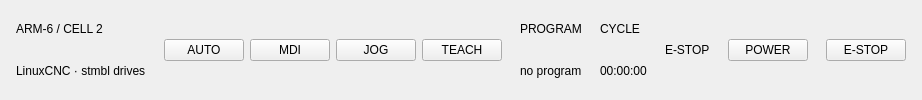
          <widget class="QFrame" name="header">
            <property name="role" stdset="0"><string>panel</string></property>
            <layout class="QHBoxLayout" name="layout_header">
              <property name="spacing"><number>18</number></property>
              <property name="leftMargin"><number>16</number></property>
              <property name="topMargin"><number>10</number></property>
              <property name="rightMargin"><number>16</number></property>
              <property name="bottomMargin"><number>10</number></property>
              <item>
                <layout class="QVBoxLayout" name="layout_title">
                  <property name="spacing"><number>4</number></property>
                  <property name="leftMargin"><number>0</number></property>
                  <property name="topMargin"><number>0</number></property>
                  <property name="rightMargin"><number>0</number></property>
                  <property name="bottomMargin"><number>0</number></property>
                  <item>
                    <widget class="QLabel" name="lbl_title">
                      <property name="text"><string>ARM-6 / CELL 2</string></property>
                      <property name="role" stdset="0"><string>title</string></property>
                    </widget>
                  </item>
                  <item>
                    <widget class="QLabel" name="lbl_subtitle">
                      <property name="text"><string>LinuxCNC · stmbl drives</string></property>
                      <property name="role" stdset="0"><string>caption</string></property>
                    </widget>
                  </item>
                </layout>
              </item>
              <item>
                <widget class="QWidget" name="w_1">
                  <layout class="QHBoxLayout" name="layout_modes">
                    <property name="spacing"><number>6</number></property>
                    <property name="leftMargin"><number>0</number></property>
                    <property name="topMargin"><number>0</number></property>
                    <property name="rightMargin"><number>0</number></property>
                    <property name="bottomMargin"><number>0</number></property>
                    <item>
                      <widget class="QPushButton" name="btn_mode_auto">
                        <property name="text"><string>AUTO</string></property>
                        <property name="checkable"><bool>true</bool></property>
                        <property name="role" stdset="0"><string>mode</string></property>
                      </widget>
                    </item>
                    <item>
                      <widget class="QPushButton" name="btn_mode_mdi">
                        <property name="text"><string>MDI</string></property>
                        <property name="checkable"><bool>true</bool></property>
                        <property name="role" stdset="0"><string>mode</string></property>
                      </widget>
                    </item>
                    <item>
                      <widget class="QPushButton" name="btn_mode_jog">
                        <property name="text"><string>JOG</string></property>
                        <property name="checkable"><bool>true</bool></property>
                        <property name="role" stdset="0"><string>mode</string></property>
                      </widget>
                    </item>
                    <item>
                      <widget class="QPushButton" name="btn_mode_teach">
                        <property name="text"><string>TEACH</string></property>
                        <property name="checkable"><bool>true</bool></property>
                        <property name="role" stdset="0"><string>mode</string></property>
                      </widget>
                    </item>
                  </layout>
                </widget>
              </item>
              <item>
                <spacer name="spacer_24">
                  <property name="orientation"><enum>Qt::Horizontal</enum></property>
                  <property name="sizeHint"><size><width>0</width><height>0</height></size></property>
                </spacer>
              </item>
              <item>
                <layout class="QVBoxLayout" name="layout_1">
                  <property name="spacing"><number>4</number></property>
                  <property name="leftMargin"><number>0</number></property>
                  <property name="topMargin"><number>0</number></property>
                  <property name="rightMargin"><number>0</number></property>
                  <property name="bottomMargin"><number>0</number></property>
                  <item>
                    <widget class="QLabel" name="cap_program">
                      <property name="text"><string>PROGRAM</string></property>
                      <property name="role" stdset="0"><string>caption</string></property>
                    </widget>
                  </item>
                  <item>
                    <widget class="QLabel" name="lbl_program">
                      <property name="text"><string>no program</string></property>
                      <property name="role" stdset="0"><string>mono</string></property>
                    </widget>
                  </item>
                </layout>
              </item>
              <item>
                <layout class="QVBoxLayout" name="layout_2">
                  <property name="spacing"><number>4</number></property>
                  <property name="leftMargin"><number>0</number></property>
                  <property name="topMargin"><number>0</number></property>
                  <property name="rightMargin"><number>0</number></property>
                  <property name="bottomMargin"><number>0</number></property>
                  <item>
                    <widget class="QLabel" name="cap_cycle">
                      <property name="text"><string>CYCLE</string></property>
                      <property name="role" stdset="0"><string>caption</string></property>
                    </widget>
                  </item>
                  <item>
                    <widget class="QLabel" name="lbl_cycle">
                      <property name="text"><string>00:00:00</string></property>
                      <property name="role" stdset="0"><string>mono</string></property>
                    </widget>
                  </item>
                </layout>
              </item>
              <item>
                <widget class="QLabel" name="lbl_state">
                  <property name="text"><string>E-STOP</string></property>
                  <property name="role" stdset="0"><string>pill</string></property>
                </widget>
              </item>
              <item>
                <widget class="QPushButton" name="btn_power">
                  <property name="text"><string>POWER</string></property>
                  <property name="checkable"><bool>true</bool></property>
                  <property name="role" stdset="0"><string>power</string></property>
                </widget>
              </item>
              <item>
                <widget class="QPushButton" name="btn_estop">
                  <property name="text"><string>E-STOP</string></property>
                  <property name="role" stdset="0"><string>estop</string></property>
                </widget>
              </item>
            </layout>
          </widget>
